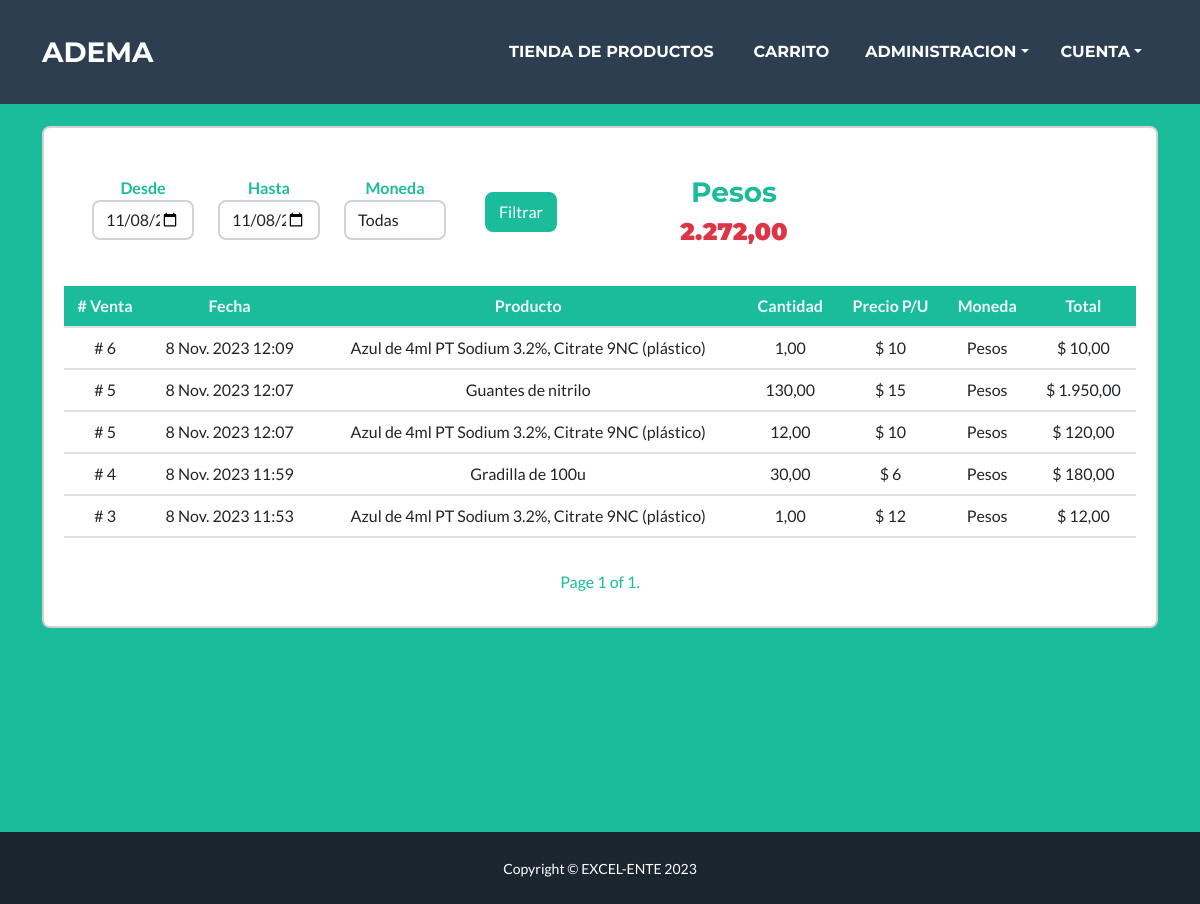
Page /ventasPorProducto/ (signed in) on the committed database.
### venta/models.py (models this page shows, shortened)
class DetalleVenta(models.Model):
    fecha = models.DateField(auto_now_add=True,blank=True,null=True)
    venta = models.ForeignKey(Venta, on_delete=models.CASCADE)
    producto = models.ForeignKey(Producto, on_delete=models.CASCADE)
    moneda = models.CharField(max_length=30,choices=MONEDAS,default=1)
    cantidad = models.DecimalField(max_digits=25, decimal_places=2)
    precio = models.PositiveIntegerField()
    @property
    def get_total(self):
        return self.cantidad * self.precio

class Venta(models.Model):
    codigo = models.CharField(max_length=200, null=True, blank=True)
    cliente = models.ForeignKey(Cliente,on_delete=models.CASCADE,blank=True,null=True,default=1)
    vendedor = models.ForeignKey(Vendedor,on_delete=models.DO_NOTHING,blank=True,null=True)
    fecha = models.DateTimeField( null=True, blank=True)
    total = models.DecimalField(max_length=25, decimal_places=2, max_digits=10, null=True)
    total_dolares =  models.DecimalField(max_length=25, decimal_places=2, max_digits=10, null=True)
    total_bolivianos =  models.DecimalField(max_length=25, decimal_places=2, max_digits=10, null=True)
    nombre_factura = models.CharField(verbose_name='Vendedor',max_length=200, null=True, blank=True)
    nit = models.IntegerField(null=True, blank=True)
    razon_cancelacion = models.CharField(max_length=200, null=True, blank=True)
    ESTADO_CREADA = 0
    ESTADO_PAGADA = 1
    ESTADO_FACTURADA = 2
    ESTADO_FINALIZADA = 3
    ESTADO_CANCELADA = 4
    ESTADO_ANULADA = 5
    ESTADOS = (
        (ESTADO_CREADA, 'creada'),
        (ESTADO_PAGADA, 'pagada'),
        (ESTADO_FACTURADA, 'facturada'),
        (ESTADO_FINALIZADA, 'finalizada'),
        (ESTADO_CANCELADA, 'cancelada'),
        (ESTADO_ANULADA, 'anulada'),
    )
    estado = FSMIntegerField(choices=ESTADOS, default=0, protected=True)

### producto/models.py (models this page shows, shortened)
class Producto(models.Model):
    nombre = models.CharField(max_length=100)
    descripcion = models.CharField(max_length=200)
    imagen = models.ImageField(
        upload_to='img/',
        blank=True,
        null=True,
        validators=[FileExtensionValidator(allowed_extensions=['jpg', 'jpeg', 'png', 'gif']), validate_image_size]
    )
    costo = models.DecimalField(verbose_name="Costo unit.",max_digits=25, decimal_places=2,default=0 ,blank=True,null=True)
    precio_usd = models.DecimalField(verbose_name="Costo en Dolares",default=0,max_digits=25, decimal_places=2,blank=True,null=True)
    precio = models.DecimalField(verbose_name="Precio Venta",default=0,max_digits=25, decimal_places=2)
    precio_bs = models.DecimalField(verbose_name="Bolivianos",default=0,max_digits=25, decimal_places=2)
    en_stock = models.DecimalField(max_digits=25, default=0, decimal_places=2)
    categoria = models.ForeignKey(Categoria, on_delete=models.SET_NULL, null=True, blank=True)

### venta/views.py (the view)
# urls.py: path('ventasPorProducto/', views.dashboard, name='ventasPorProducto'),
@login_required(login_url='/admin/login/')
def dashboard(request):
    lista_ventas = DetalleVenta.objects.all().order_by('-id')
    desde = request.GET.get('desde')  # Obtener el valor desde el parámetro GET
    hasta = request.GET.get('hasta')  # Obtener el valor hasta el parámetro GET
    moneda = request.GET.get('moneda')
    if desde and hasta:
        ventas_filtradas = Venta.objects.filter(
            fecha__date__range=[desde, hasta],  # Utilizar el rango de fechas
            estado__in=[ 2, 3]  # Filtrar por estados específicos
        ).order_by('-fecha')
        if moneda and moneda != "Todas":
            lista_ventas = DetalleVenta.objects.filter(venta__in=ventas_filtradas,moneda=moneda)
        else:
            lista_ventas = DetalleVenta.objects.filter(venta__in=ventas_filtradas)
    else:
        ventas_filtradas = Venta.objects.all().order_by('-fecha')
    page_size = 50  # Define la cantidad de elementos por página
    paginator = Paginator(lista_ventas, page_size)
    page_number = request.GET.get('page')  # Obtener el número de página de la solicitud GET
    page = paginator.get_page(page_number)  # Obtener la página actual
    total_ars = sum(item.get_total for item in lista_ventas if item.moneda == 'Pesos')
    total_usd = sum(item.get_total for item in lista_ventas if item.moneda == 'Dolares')
    total_bs = sum(item.get_total for item in lista_ventas if item.moneda == 'Bolivianos')
    argentina_timezone = timezone('America/Argentina/Buenos_Aires')
    fecha_actual = datetime.now(argentina_timezone)
    mes_actual = fecha_actual.month
    mes = calendar.month_name[mes_actual]
    context = {
        'lista_ventas': lista_ventas,
        'page': page,
        'mes':mes,
        'total_ars':total_ars,
        'total_usd':total_usd,
        'total_bs':total_bs,
        }
    return render(request, 'home.html', context)

### venta/templates/home.html (shortened to what this page needs)
{% extends 'core/base.html' %}
{% load humanize %}
{% block content %}
<div class="container" style="min-height: 100vh;">
    <div class="" style="text-align: start;">
        <h1 class="text-light p-3" style="margin-top: 70px;"><b></b></h1>
    </div>
    <div class="card p-3">
        <div class="card-body">
            <div class="row justify-content-center">
                <div class="col-6">
                    <div class="card" style="border: none;">
                        <div class="card-body text-center">
                            <form method="GET" action="">
                                <div class="row">
                                    <div class="col-3">
                                        <label for="" class="text-primary"><b>Desde</b></label>
                                        <input type="date" name="desde" id="fecha_desde" class="form-control" value="{{ desde|date:'Y-m-d' }}">
                                    </div>
                                    <div class="col-3">
                                        <label for="" class="text-primary"><b>Hasta</b></label>
                                        <input type="date" name="hasta" id="fecha_hasta" class="form-control" value="{{ hasta|date:'Y-m-d' }}">
                                    </div>
                                    <div class="col-3">
                                        <label for="" class="text-primary"><b>Moneda</b></label>
                                        <select name="moneda" class="form-control">
                                            <option value="Todas">Todas</option>
                                        </select>
                                    </div>
                                    <div class="col-3 p-3">
                                        <button type="submit" class="btn btn-primary">Filtrar</button>
                                    </div>
                                </div>
                            </form>
                        </div>
                    </div>
                </div>
                <div class="col-6">
                    <div class="row">
                        <div class="card col-6" style="border: none;">
                            <div class="card-body text-center">
                                <h3 class="text-primary">Pesos</h3>
                                <h4 class="text-danger"><b>{{ total_ars|intcomma }}</b></h4>
                            </div>
                        </div>
                    </div>
                </div>
            </div>
            <div class="row justify-content-center mt-3">
                <table class="table">
                    <thead class="bg-primary" style="color: aliceblue;">
                    <tr>
                        <th scope="col"># Venta</th>
                        <th scope="col">Fecha</th>
                        <th scope="col">Producto</th>
                        <th scope="col">Cantidad</th>
                        <th scope="col">Precio P/U</th>
                        <th scope="col">Moneda</th>
                        <th scope="col">Total</th>
                    </tr>
                    </thead>
                    <tbody>
                    {% for detalle in page %}
                        <tr>
                            <td># {{ detalle.venta.pk }}</td>
                            <td>{{ detalle.venta.fecha }}</td>
                            <td>{{ detalle.producto.nombre }}</td>
                            <td>{{ detalle.cantidad }}</td>
                            <td>$ {{ detalle.precio|intcomma }}</td>
                            <td> {{ detalle.moneda }}</td>
                            <td>$ {{ detalle.get_total|intcomma }}</td>
                        </tr>
                    {% endfor %}
                    </tbody>
                </table>
                <div class="row mt-3 text-primary">
                    <div class="col">
                        <div class="pagination justify-content-center">
                            <span class="step-links">
                                <span class="current-page">
                                    Page {{ page.number }} of {{ page.paginator.num_pages }}.
                                </span>
                            </span>
                        </div>
                    </div>
                </div>
                </div>
            </div>
        </div>
    </div>
</div>
{% endblock %}

### rows in the picture
DetalleVenta: venta.pk "6", venta.fecha "8 Nov. 2023 12:09", producto.nombre "Azul de 4ml PT Sodium 3.2%, Citrate 9NC (plástico)", cantidad "1,00", precio "10", moneda "Pesos", get_total "10,00"
DetalleVenta: venta.pk "5", venta.fecha "8 Nov. 2023 12:07", producto.nombre "Guantes de nitrilo", cantidad "130,00", precio "15", moneda "Pesos", get_total "1.950,00"
DetalleVenta: venta.pk "5", venta.fecha "8 Nov. 2023 12:07", producto.nombre "Azul de 4ml PT Sodium 3.2%, Citrate 9NC (plástico)", cantidad "12,00", precio "10", moneda "Pesos", get_total "120,00"
DetalleVenta: venta.pk "4", venta.fecha "8 Nov. 2023 11:59", producto.nombre "Gradilla de 100u", cantidad "30,00", precio "6", moneda "Pesos", get_total "180,00"
DetalleVenta: venta.pk "3", venta.fecha "8 Nov. 2023 11:53", producto.nombre "Azul de 4ml PT Sodium 3.2%, Citrate 9NC (plástico)", cantidad "1,00", precio "12", moneda "Pesos", get_total "12,00"

### other values in the picture
{{ total_ars|intcomma }} "2.272,00"
{{ page.number }} "1"
{{ page.paginator.num_pages }} "1"
